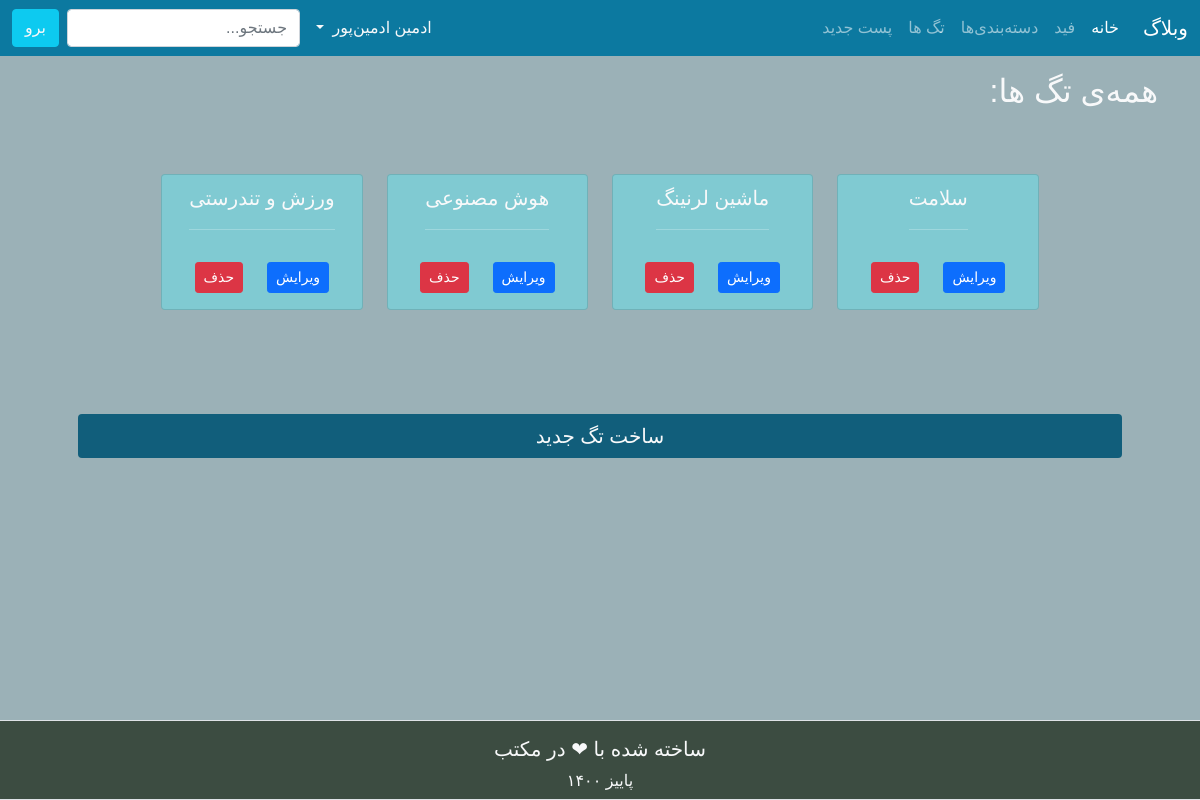
The page /feed/tags/ (signed in) on the database its author committed.
### feed/models.py (models this page shows, shortened)
class Tag(models.Model):
    name = models.CharField("نام", max_length=100, unique=True)
    owner = models.ForeignKey(
        User,
        on_delete=CASCADE,
        related_name='tags',
        verbose_name="سازنده"
    )
    slug = models.SlugField(null=True, blank=True, allow_unicode=True)
    class Meta:
        ordering = ["name"]
    def get_absolute_url(self):
        return reverse('tag_detail', kwargs={'slug': self.slug})

### feed/views.py (the view)
# urls.py: path('feed/tags/', TagListView.as_view(), name='tag_list'),
class TagListView(ListView):
    model = Tag
    template_name = 'feed/tags.html'

### members/models.py (called while the page is built)
    def get_absolute_url(self):
        return reverse('profile', kwargs={'slug': self.slug})

### feed/templates/feed/tags.html (shortened to what this page needs)
{% extends 'base.html' %}
{% load static %}
{% block static_css %}
    <link rel="stylesheet" href="{% static 'css/gtt_button.css' %}">
{% endblock static_css %}
{% block content %}
    <div class="container">
        <div class="row justify-content-start my-3">
            <p class="h2 text-light">
                همه‌ی تگ ها:
            </p>
        </div>
        <div class="row justify-content-center my-5">
            {% for tag in tag_list %}
                <div class="col-auto my-2">
                    <div class="card align-items-center pt-2" style="width: 12.59rem; max-height: 330px; background-color: #80cad2;">
                        <a href="{{tag.get_absolute_url}}" class="lead text-light"
                                style="text-decoration: none;">
                            {{tag.name|truncatechars:100}}
                            <hr>
                        </a>
                        {% if user.is_authenticated %}
                            {% if user.id == tag.owner.id %}
                                <div class="card-body">
                                    <div class="row">
                                        <div class="col-6 text-start">
                                            <a href="{% url 'update_tag' tag.slug %}" class="btn btn-sm btn-primary">
                                                ویرایش
                                            </a>
                                        </div>
                                        <div class="col-6 text-end">
                                            <a href="{% url 'delete_tag' tag.slug %}" class="btn btn-sm btn-danger">
                                                حذف
                                            </a>
                                        </div>
                                    </div>
                                </div>
                            {% endif %}
                        {% endif %}
                    </div>
                </div>
            {% endfor %}
        </div>
        {% if user.is_authenticated %}
            <div class="row justify-content-start p-5">
                <a class="btn text-light" href="{% url 'create_tag' %}" style="background-color: #115e7b;">
                    <strong class="lead">
                    ساخت تگ جدید
                    </strong>
                </a>
            </div>
        {% endif %}
    </div>
{% endblock content %}

### templates/base.html (shortened to what this page needs)
{% load static %}
<!doctype html>
<html lang="fa" dir="rtl">
<head>
    <link rel="stylesheet" href="https://cdn.jsdelivr.net/npm/bootstrap@5.1.3/dist/css/bootstrap.rtl.min.css"
>
    <link rel="stylesheet" href="https://use.fontawesome.com/releases/v5.15.4/css/all.css"
>
    {% block static_css %}
    {% endblock static_css %}
</head>
<body>
    <div id="wrapper">
        <div id="header">
            <nav class="navbar navbar-expand-lg navbar-dark" style="background-color: #0c79a0;">
                <div class="container-fluid">
                    <span class="navbar-brand mb-0 h1">وبلاگ</span>
                    <div class="collapse navbar-collapse" id="navbarSupportedContent">
                        <ul class="navbar-nav me-auto my-2 my-lg-0">
                            <li class="nav-item">
                                <a class="nav-link active" aria-current="page" href="{% url 'index' %}">خانه</a>
                            </li>
                            <li class="nav-item">
                                <a class="nav-link" href="{% url 'feed' %}">فید</a>
                            </li>
                            <li class="nav-item">
                                <a class="nav-link" href="{% url 'category_list' %}">دسته‌بندی‌ها</a>
                            </li>
                            <li class="nav-item">
                                <a class="nav-link" href="{% url 'tag_list' %}">تگ ها</a>
                            </li>
                            <li class="nav-item">
                                <a class="nav-link" href="{% url 'create_post' %}">پست جدید</a>
                            </li>
                        </ul>
                        {% if user.is_authenticated %}
                            <div class="nav-item dropdown">
                                <a class="nav-link dropdown-toggle text-light" href="#" id="navbarDropdown" role="button"
                                    data-bs-toggle="dropdown" aria-expanded="false">
                                    {{user.first_name}} {{user.last_name}}
                                </a>
                            </div>
                        {% endif %}
                        <form class="d-flex"method="post" action="{% url 'search' %}">
                            <input class="form-control me-2" type="search" name="search"
                                   placeholder="جستجو..." aria-label="Search">
                            <button class="btn btn-info text-light" type="submit">برو</button>
                        </form>
                    </div>
                </div>
            </nav>
        </div>
        <div id="content">
            {% block content %}
            {% endblock content %}
        </div>
        <div class="container-fluid border-top border-bottom" id="footer" style="background-color: #3c4c41;">
            <div class="row my-3">
                <div class="col-12 text-center text-light">
                    <h5>ساخته شده با &#10084; در مکتب</h5>
                    <p style="margin-bottom: 0;">پاییز ۱۴۰۰</p>
                </div>
            </div>
        </div>
    </div>
</body>
</html>

### templates/base.html (style rules this page uses)
* { margin: 0; }
html, body { height: 100%; font-family: 'Sahel', sans-serif; background-color: #9bb1b7; }
#wrapper { min-height: 100%; position: relative; }
#content { padding-bottom: 80px; }
#footer { width: 100%; height: 80px; position: absolute; bottom: 0; left: 0; }

### rows shown on the page
Tag: name "سلامت", shows "ویرایش"
Tag: name "ماشین لرنینگ", shows "ویرایش"
Tag: name "هوش مصنوعی", shows "ویرایش"
Tag: name "ورزش و تندرستی", shows "ویرایش"

### other values the page prints
{{ user.first_name }} "ادمین"
{{ user.last_name }} "ادمین‌پور"
